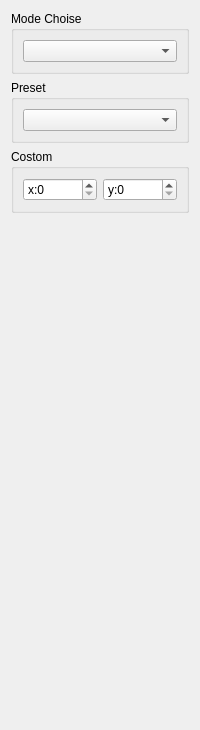
      <widget class="QWidget" name="tab_6">
       <attribute name="title">
        <string>Resolution</string>
       </attribute>
       <layout class="QVBoxLayout" name="verticalLayout_32">
        <item>
         <widget class="QGroupBox" name="groupBox_27">
          <property name="title">
           <string>Mode Choise</string>
          </property>
          <layout class="QVBoxLayout" name="verticalLayout_31">
           <item>
            <widget class="QComboBox" name="comboBox_resolutionMode">
             <property name="currentIndex">
              <number>-1</number>
             </property>
             <item>
              <property name="text">
               <string>Preset</string>
              </property>
             </item>
             <item>
              <property name="text">
               <string>Costom</string>
              </property>
             </item>
            </widget>
           </item>
          </layout>
         </widget>
        </item>
        <item>
         <widget class="QGroupBox" name="groupBox_resolutionPreset">
          <property name="title">
           <string>Preset</string>
          </property>
          <layout class="QVBoxLayout" name="verticalLayout_24">
           <item>
            <widget class="QComboBox" name="comboBox_resolution"/>
           </item>
          </layout>
         </widget>
        </item>
        <item>
         <widget class="QGroupBox" name="groupBox_resolutionCustom">
          <property name="title">
           <string>Costom</string>
          </property>
          <layout class="QHBoxLayout" name="horizontalLayout_41">
           <item>
            <widget class="QSpinBox" name="spinBox_resolutionX">
             <property name="prefix">
              <string>x:</string>
             </property>
            </widget>
           </item>
           <item>
            <widget class="QSpinBox" name="spinBox_resolutionY">
             <property name="prefix">
              <string>y:</string>
             </property>
            </widget>
           </item>
          </layout>
         </widget>
        </item>
        <item>
         <spacer name="verticalSpacer_8">
          <property name="orientation">
           <enum>Qt::Vertical</enum>
          </property>
          <property name="sizeHint" stdset="0">
           <size>
            <width>20</width>
            <height>506</height>
           </size>
          </property>
         </spacer>
        </item>
       </layout>
      </widget>
